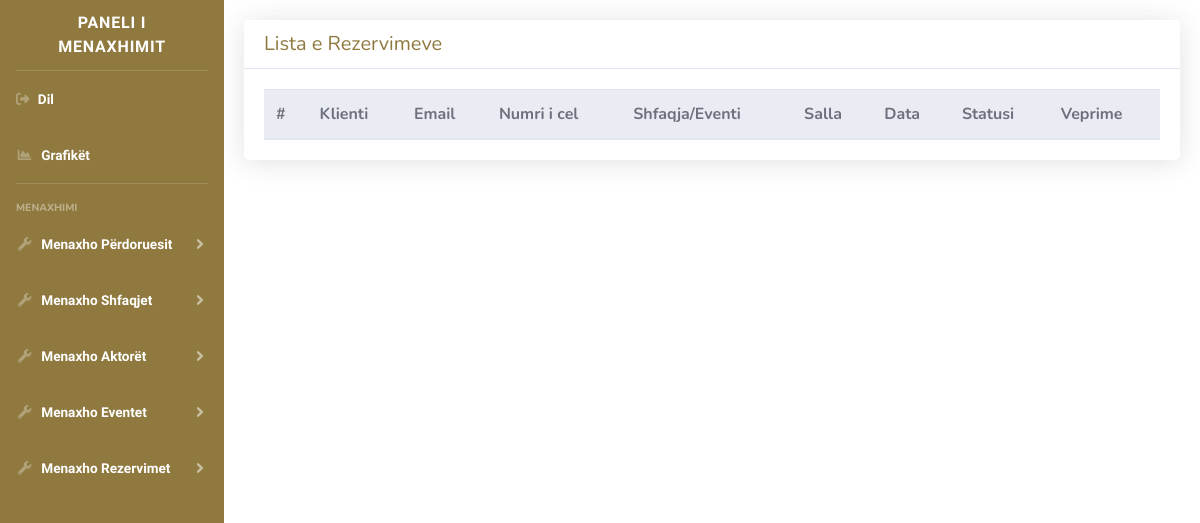
The app's page /views/admin/reservations/index.php?show_id=13 (signed in), older data.
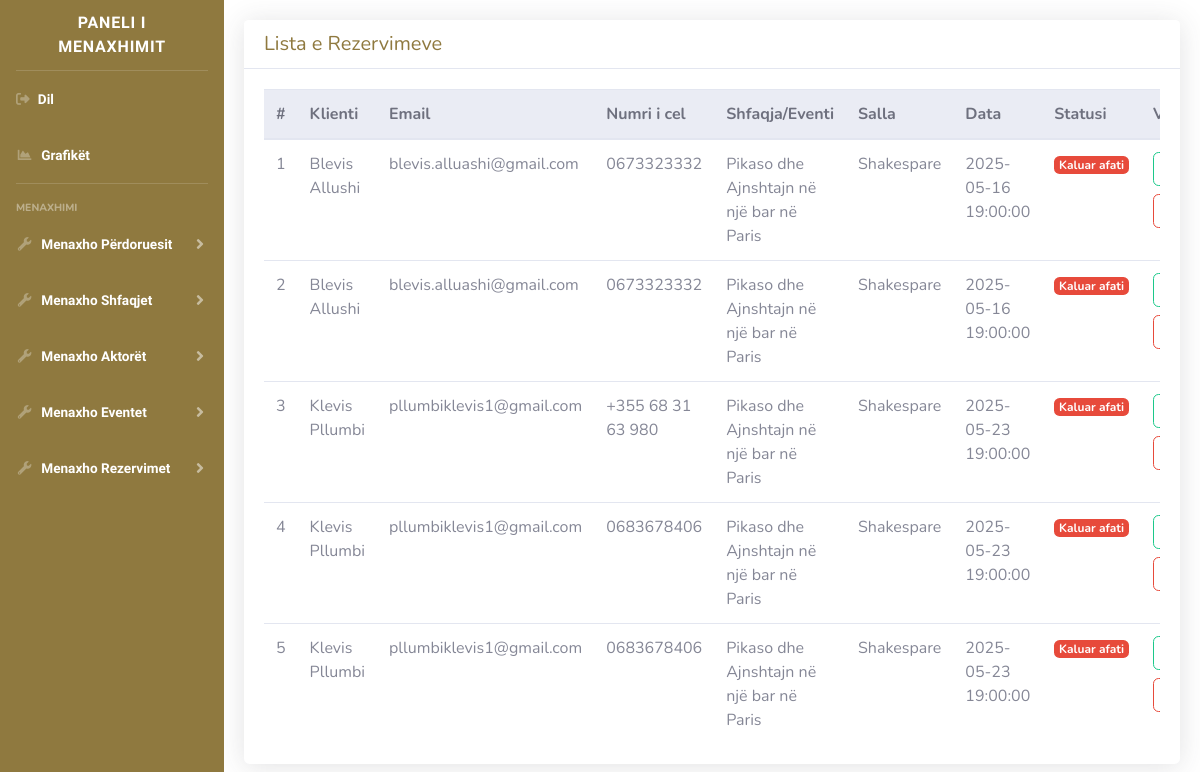
The same page, newer data.
### tables this page shows
CREATE TABLE `reservations` (
  `id` int(11) NOT NULL,
  `show_id` int(11) DEFAULT NULL,
  `event_id` int(11) DEFAULT NULL,
  `full_name` varchar(100) NOT NULL,
  `email` varchar(50) NOT NULL,
  `phone` varchar(50) NOT NULL,
  `created_at` datetime NOT NULL DEFAULT current_timestamp(),
  `hall` varchar(20) NOT NULL,
  `seat_id` int(11) DEFAULT NULL,
  `ticket_code` varchar(255) NOT NULL,
  `expires_at` datetime NOT NULL,
  `paid` tinyint(1) NOT NULL DEFAULT 0,
  `show_date` date NOT NULL,
  `show_time` time NOT NULL,
  `total_price` int(11) NOT NULL DEFAULT 0,
  `online` tinyint(1) NOT NULL DEFAULT 1
);

CREATE TABLE `shows` (
  `id` int(11) NOT NULL,
  `title` varchar(255) NOT NULL,
  `description` text DEFAULT NULL,
  `time` time NOT NULL,
  `hall` varchar(50) NOT NULL,
  `genre_id` int(11) NOT NULL,
  `poster` varchar(255) NOT NULL,
  `trailer` varchar(255) NOT NULL,
  `price` int(11) NOT NULL,
  `validity_days` int(11) NOT NULL DEFAULT 2
);

### includes/functions.php (called while the page is built, shortened)
<?php
function checkAdmin($conn): bool {
    $user_id = $_SESSION['user_id'];
    $stmt = $conn->prepare("SELECT role FROM users WHERE id = ?");
    $stmt->bind_param("i", $user_id);
    $stmt->execute();
    $stmt->bind_result($role);
    return true;
}
function redirectIfNotAdminOrTicketOffice($conn): void {
    if(!checkAdmin($conn) && !checkTicketOffice($conn)) {
        header("Location: " . '/biletaria_online/auth/no-access.php');
        exit;
    }
}

### views/admin/reservations/index.php (the view, shortened to what this page needs)
<?php
require $_SERVER['DOCUMENT_ROOT'] . '/biletaria_online/auth/auth.php';
require $_SERVER['DOCUMENT_ROOT'] . '/biletaria_online/includes/functions.php';
redirectIfNotAdminOrTicketOffice($conn);
$filter = isset($_GET['show_id']) ? ' WHERE show_id = ' . $_GET['show_id'] : '';
$filter = isset($_GET['event_id']) ? ' WHERE event_id = ' . $_GET['event_id'] : $filter;
$query = "SELECT * FROM reservations" . $filter . ' ORDER BY id DESC';
$reservations_result = $conn->query($query);
?>
<?php
$pageStyles = [
    '/biletaria_online/assets/vendor/fontawesome-free/css/all.min.css',
    '/biletaria_online/assets/css/sb-admin-2.min.css',
    "https://fonts.googleapis.com/css?family=Nunito:200,200i,300,300i,400,400i,600,600i,700,700i,800,800i,900,900i",
    "https://cdn.datatables.net/1.13.4/css/jquery.dataTables.min.css",
];
?>
<!DOCTYPE html>
<html lang="sq">
<head>
    <?php require $_SERVER['DOCUMENT_ROOT'] . '/biletaria_online/includes/header.php'; ?>
</head>
<body id="page-top">
    <?php require $_SERVER['DOCUMENT_ROOT'] . '/biletaria_online/includes/sidebar.php'; ?>
    <section id="users-section">
        <div class="card shadow border-0 rounded">
            <div class="card-header bg-white d-flex justify-content-between align-items-center">
                <h5 class="mb-0 text-primary" style="color: #8f793f !important;">Lista e Rezervimeve</h5>
            </div>
            <div class="card-body">
                <div class="table-responsive">
                    <table id="userTable" class="table table-hover mb-0 w-100" width="100%">
                        <thead class="thead-light">
                            <tr>
                                <th>#</th>
                                <th>Klienti</th>
                                <th>Email</th>
                                <th>Numri i cel</th>
                                <th>Shfaqja/Eventi</th>
                                <th>Salla</th>
                                <th>Data</th>
                                <th>Statusi</th>
                                <th>Veprime</th>
                            </tr>
                        </thead>
                        <tbody>
                            <?php
                            $i = 1;
                            while ($row = $reservations_result->fetch_assoc()) {
                                if(!empty($row['show_id'])) {
                                    $sql = 'SELECT title FROM shows WHERE id = ?';
                                    $stmt = $conn->prepare($sql);
                                    $stmt->bind_param('i', $row['show_id']);
                                    if (!$stmt->execute()) {
                                        showError("Një problem ndodhi! Provoni më vonë!");
                                    }
                                    $result = $stmt->get_result()->fetch_assoc();
                                    $title = $result['title'];
                                } else if(!empty($row['event_id'])) {
                                    $sql = 'SELECT title FROM events WHERE id = ?';
                                    $stmt = $conn->prepare($sql);
                                    $stmt->bind_param('i', $row['event_id']);
                                    if (!$stmt->execute()) {
                                        showError("Një problem ndodhi! Provoni më vonë!");
                                    }
                                    $result = $stmt->get_result()->fetch_assoc();
                                    if (!$result) {
                                        showError("Eventi nuk u gjet!");
                                    }
                                    $title = $result['title'];
                                }
                                ?>
                                <tr>
                                    <td><?php echo $i ?></td>
                                    <td><?php echo htmlspecialchars($row['full_name']) ?></td>
                                    <td><?php echo htmlspecialchars($row['email']) ?></td>
                                    <td><?php echo htmlspecialchars($row['phone']) ?></td>
                                    <td><?php echo $title ?? 'Error' ?></td>
                                    <td><?php echo htmlspecialchars($row['hall']) ?></td>
                                    <td><?php echo htmlspecialchars($row['show_date']) . " " . htmlspecialchars($row['show_time']) ?></td>
                                    <?php if ($row['paid']) { ?>
                                        <td><span class="badge badge-success">Paguar</span></td>
                                    <?php } else if (htmlspecialchars($row['expires_at']) < new DateTime()) { ?>
                                        <td><span class="badge badge-danger">Kaluar afati</span></td>
                                    <?php } else { ?>
                                        <td><span class="badge badge-danger">Pa Pguar</span></td>
                                    <?php }?>
                                    <td>
                                        <div
                                            style="display: flex; flex-direction: column; justify-content: center; align-items: center; gap: 8px; width: 150px;">
                                            <button class="btn btn-outline-success pay-btn"
                                                    style="width: 100%; font-size: smaller"
                                                    data-id="<?php echo $row['id'] ?>"
                                                    data-name="<?php echo $row['full_name']?>"
                                                    data-title="<?php echo $title?>"
                                                    data-toggle="modal"
                                                    data-target="#activateUserModal">Shëno 'Paguar'</button>
                                            <button class="btn btn-outline-danger delete-btn"
                                                    style="width: 100%; font-size: smaller"
                                                    data-id="<?php echo $row['id'] ?>"
                                                    data-name="<?php echo $row['full_name']?>"
                                                    data-title="<?php echo $title?>"
                                                    data-toggle="modal"
                                                    data-target="#deleteUserModal">Anullo Rezervimin</button>
                                        </div>
                                    </td>
                                </tr>
                                <?php
                                $i++;
                            } ?>
                        </tbody>
                    </table>
                </div>
            </div>
        </div>
    </section>
</body>
</html>

### includes/header.php (shortened to what this page needs)
<link href="https://cdnjs.cloudflare.com/ajax/libs/font-awesome/6.5.0/css/all.min.css" rel="stylesheet">
<?php if (isset($pageStyles)): ?>
    <?php foreach ($pageStyles as $style): ?>
        <link rel="stylesheet" href="<?php echo $style; ?>">
    <?php endforeach; ?>
<?php endif; ?>

### includes/sidebar.php (shortened to what this page needs)
<ul class="navbar-nav sidebar sidebar-dark accordion" id="accordionSidebar"
    style="background-color: #8f793f !important;">
    <a class="sidebar-brand d-flex align-items-center justify-content-center"
        href="/biletaria_online/views/admin/index.php">
        <div class="sidebar-brand-text mx-3 d-none d-md-block">
            Paneli i menaxhimit
        </div>
    </a>
    <hr class="sidebar-divider my-0">
    <li class="nav-item">
        <a class="nav-link" href="/biletaria_online/auth/logout.php">
            <i class="fa-solid fa-right-from-bracket"></i>
            <span>Dil</span></a>
    </li>
    <?php if(checkAdmin($conn)){ ?>
    <li class="nav-item">
        <a class="nav-link" href="/biletaria_online/views/admin/index.php#graphs-section">
            <i class="fas fa-fw fa-chart-area"></i>
            <span>Grafikët</span></a>
    </li>
    <?php } ?>
    <hr class="sidebar-divider">
    <div class="sidebar-heading">
        Menaxhimi
    </div>
    <?php if(checkAdmin($conn)){ ?>
    <li class="nav-item">
        <a class="nav-link collapsed" href="#" data-toggle="collapse" data-target="#collapseTwo" aria-expanded="true"
            aria-controls="collapseTwo">
            <i class="fas fa-fw fa-wrench"></i>
            <span>Menaxho Përdoruesit</span>
        </a>
    </li>
    <?php } ?>
    <li class="nav-item">
        <a class="nav-link collapsed" href="#" data-toggle="collapse" data-target="#collapseShows" aria-expanded="true"
            aria-controls="collapseShows">
            <i class="fas fa-fw fa-wrench"></i>
            <span>Menaxho Shfaqjet</span>
        </a>
                <?php if(checkAdmin($conn)){ ?>
                <a class="collapse-item" href="/biletaria_online/views/admin/shows/add-show.php">Shto shfaqje të re</a>
                <?php } ?>
    </li>
    <?php if(checkAdmin($conn)){ ?>
    <li class="nav-item">
        <a class="nav-link collapsed" href="#" data-toggle="collapse" data-target="#collapseActors" aria-expanded="true"
            aria-controls="collapseActors">
            <i class="fas fa-fw fa-wrench"></i>
            <span>Menaxho Aktorët</span>
        </a>
    </li>
    <?php } ?>
    <li class="nav-item">
        <a class="nav-link collapsed" href="#" data-toggle="collapse" data-target="#collapseEvents" aria-expanded="true"
            aria-controls="collapseEvents">
            <i class="fas fa-fw fa-wrench"></i>
            <span>Menaxho Eventet</span>
        </a>
    </li>
    <li class="nav-item">
        <a class="nav-link collapsed" href="#" data-toggle="collapse" data-target="#collapseReservations"
            aria-expanded="true" aria-controls="collapseReservations">
            <i class="fas fa-fw fa-wrench"></i>
            <span>Menaxho Rezervimet</span>
        </a>
    </li>
</ul>

### views/admin/reservations/index.php (style rules this page uses)
#users-section { flex: 1; padding: 20px; }
.card { width: 100%; }
.table-responsive { width: 100%; }

### includes/sidebar.php (style rules this page uses)
.navbar-nav span { color: white !important; font-family: "Quicksand", sans-serif; }
.sidebar { position: fixed; top: 0; left: 0; height: 100vh !important; font-weight: 600; overflow-y: auto; overflow-x: hidden; z-index: 1000 !important; }
.sidebar-brand-text { font-family: "Russo One", sans-serif; font-weight: bold; }
body { margin-left: 6.5rem !important; }
@media (min-width: 768px) { body { margin-left: 14rem !important; } }

Row changes from the older to the newer data that the page shows:
added reservations: full_name "Blevis Allushi", email "blevis.alluashi@gmail.com", phone "0673323332", show.title "Pikaso dhe Ajnshtajn në një bar në Paris", hall "Shakespare", show_date "2025-05-16", show_time "19:00:00", paid "Kaluar afati"
added reservations: full_name "Blevis Allushi", email "blevis.alluashi@gmail.com", phone "0673323332", show.title "Pikaso dhe Ajnshtajn në një bar në Paris", hall "Shakespare", show_date "2025-05-16", show_time "19:00:00", paid "Kaluar afati"
added reservations: full_name "Klevis Pllumbi", email "pllumbiklevis1@gmail.com", phone "+355 68 31 63 980", show.title "Pikaso dhe Ajnshtajn në një bar në Paris", hall "Shakespare", show_date "2025-05-23", show_time "19:00:00", paid "Kaluar afati"
added reservations: full_name "Klevis Pllumbi", email "pllumbiklevis1@gmail.com", phone "0683678406", show.title "Pikaso dhe Ajnshtajn në një bar në Paris", hall "Shakespare", show_date "2025-05-23", show_time "19:00:00", paid "Kaluar afati"
added reservations: full_name "Klevis Pllumbi", email "pllumbiklevis1@gmail.com", phone "0683678406", show.title "Pikaso dhe Ajnshtajn në një bar në Paris", hall "Shakespare", show_date "2025-05-23", show_time "19:00:00", paid "Kaluar afati"
